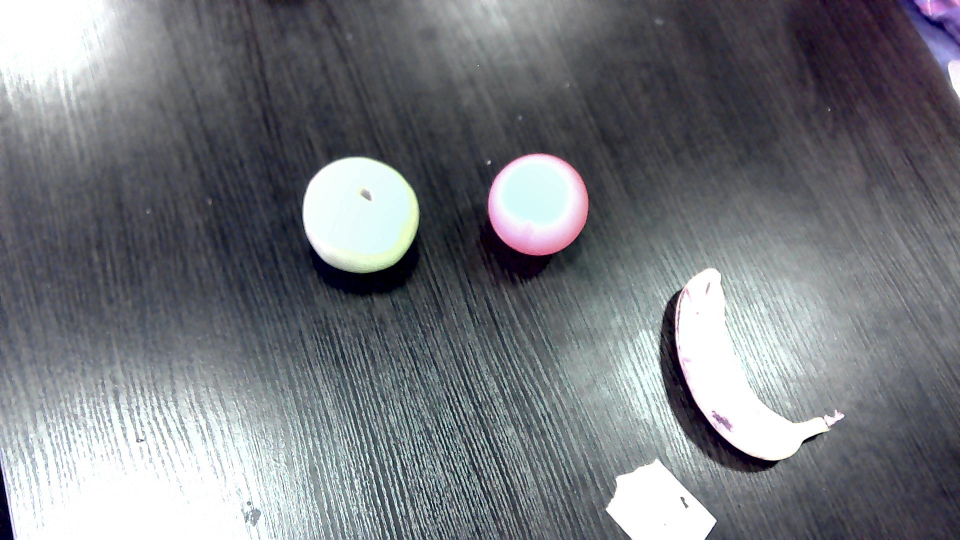
#> input picture animations/photo3l.jpg, 1920 x 1080 px (shown at 1/2 size)
$ python -i threshold_cv.py   (imports and definitions only)   (Python 2 division)   (older library calls are emulated)
#> lines starting #> are read from the running program, lines starting #| are printed output that depends on the picture
import sys
import cv2
import re
import numpy
import numpy.ma as ma
import math
from os.path import basename
import matplotlib.pylab as plt
import matplotlib.gridspec as grd


# [66 lines left out: functions otsu, between, threshold_hsv, threshold_difference, not called in this run]


# [1 line not run here, left out]
imname = basename(sys.argv[1])

# [1 line that did not run here, left out]

# [11 lines left out: functions find_contour, find_min_rect, not called in this run]

def process_connected_components(img):
    print "Finding connected components"
    res,labels,stats,centroids=cv2.connectedComponentsWithStats(img)
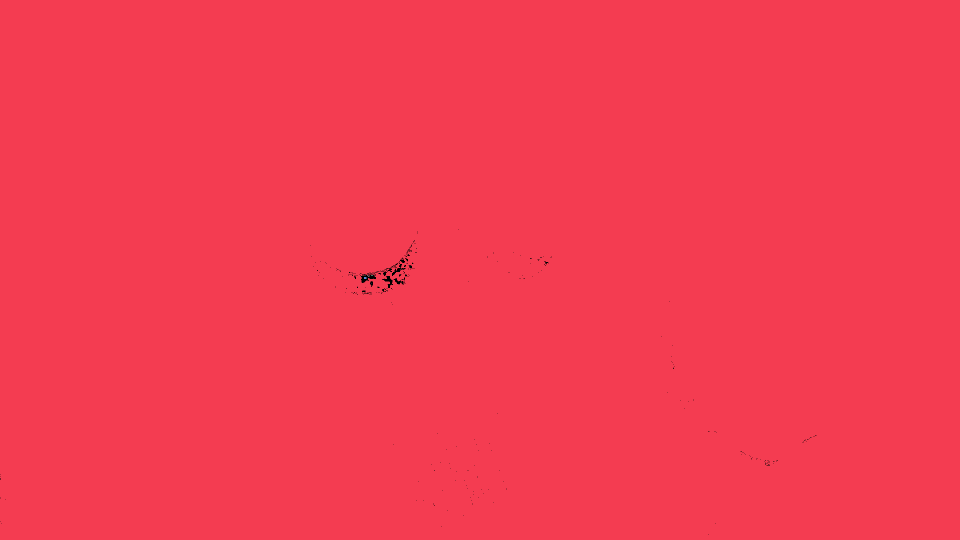
#> labels: shape (1080, 1920) int32 (shown at 1/2 size); 8 distinct labels, from 0 to 7; one colour per label, 0 black
#> res = 8; stats = [[0, 458, 1634, 612, 1676], [0, 0, 1920, 1080, 2071890], [800, 538, 1, 1, 1], [729, 551, 2, 1, 2], [734, 551, 5, 2, 6], [742, 551, 4, 1, 4], [728, 554, 5, 4, 20], [743, 567, 1, 1, 1]]; centroids = [[825, 583.5], [959.6, 539.5], [800, 538], [729.5, 551], [736, 551.5], [743.5, 551], [730, 555.5], [743, 567]]
    # [15 lines left out: functions aspect_ratio, aspect_ratio2, not called in this run]


    idxs=range(len(centroids))
#> idxs = [0, 1, 2, 3, 4, 5, 6, 7]
    idxs = filter(lambda x: stats[x][cv2.CC_STAT_AREA]<200*200,idxs)
#> idxs = [0, 2, 3, 4, 5, 6, 7]
    idxs = filter(lambda x: stats[x][cv2.CC_STAT_AREA]>10*10,idxs)
#> idxs = [0]
    idxs = filter(lambda x: stats[x][cv2.CC_STAT_HEIGHT]<300,idxs)
#> idxs = []
    idxs = filter(lambda x: stats[x][cv2.CC_STAT_WIDTH]<300,idxs)
    idxs = filter (lambda x: aspect_ratio(x)<2.0,idxs)
    idxs = filter (lambda x: aspect_ratio2(x)<2.0,idxs)

    res_idxs=sorted(idxs, key=lambda x: stats[x][cv2.CC_STAT_AREA],reverse=True)
#> res_idxs = []


    for idx in range(len(centroids)):
        if idx not in idxs:
            labels[labels==idx]=0
#> this loop made 8 passes
#> labels: shape (1080, 1920) int32; every value is 0

    for idx in idxs:
        print centroids[idx]
#> this loop made 0 passes

    show_img = img.copy()
#> (the run stopped early here; a loop or call above may not have finished)
